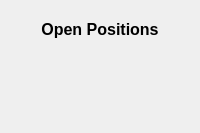
               <widget class="QWidget" name="pg_openpositions">
                <property name="styleSheet">
                 <string notr="true">background-image: url(:/images/images/Icon_trans.png);
background-repeat: no-repeat;
background-position: center;</string>
                </property>
                <layout class="QVBoxLayout" name="verticalLayout_10">
                 <item alignment="Qt::AlignmentFlag::AlignTop">
                  <widget class="QFrame" name="frame_23">
                   <property name="styleSheet">
                    <string notr="true">background:transparent</string>
                   </property>
                   <property name="frameShape">
                    <enum>QFrame::Shape::NoFrame</enum>
                   </property>
                   <property name="frameShadow">
                    <enum>QFrame::Shadow::Raised</enum>
                   </property>
                   <layout class="QVBoxLayout" name="verticalLayout_11">
                    <item alignment="Qt::AlignmentFlag::AlignTop">
                     <widget class="QLabel" name="label_15">
                      <property name="font">
                       <font>
                        <pointsize>12</pointsize>
                        <bold>true</bold>
                       </font>
                      </property>
                      <property name="styleSheet">
                       <string notr="true">background:transparent</string>
                      </property>
                      <property name="text">
                       <string>Open Positions</string>
                      </property>
                      <property name="alignment">
                       <set>Qt::AlignmentFlag::AlignCenter</set>
                      </property>
                     </widget>
                    </item>
                   </layout>
                  </widget>
                 </item>
                 <item>
                  <widget class="QFrame" name="frame_24">
                   <property name="sizePolicy">
                    <sizepolicy hsizetype="Preferred" vsizetype="Expanding">
                     <horstretch>0</horstretch>
                     <verstretch>0</verstretch>
                    </sizepolicy>
                   </property>
                   <property name="styleSheet">
                    <string notr="true">background:transparent</string>
                   </property>
                   <property name="frameShape">
                    <enum>QFrame::Shape::NoFrame</enum>
                   </property>
                   <property name="frameShadow">
                    <enum>QFrame::Shadow::Raised</enum>
                   </property>
                   <layout class="QHBoxLayout" name="horizontalLayout_15">
                    <property name="leftMargin">
                     <number>0</number>
                    </property>
                    <property name="topMargin">
                     <number>0</number>
                    </property>
                    <property name="rightMargin">
                     <number>0</number>
                    </property>
                    <property name="bottomMargin">
                     <number>0</number>
                    </property>
                    <item>
                     <widget class="QScrollArea" name="positions_cards">
                      <property name="styleSheet">
                       <string notr="true">background:transparent</string>
                      </property>
                      <property name="frameShape">
                       <enum>QFrame::Shape::NoFrame</enum>
                      </property>
                      <property name="widgetResizable">
                       <bool>true</bool>
                      </property>
                      <widget class="QWidget" name="scrollAreaWidgetContents">
                       <property name="geometry">
                        <rect>
                         <x>0</x>
                         <y>0</y>
                         <width>100</width>
                         <height>30</height>
                        </rect>
                       </property>
                      </widget>
                     </widget>
                    </item>
                   </layout>
                  </widget>
                 </item>
                </layout>
               </widget>
